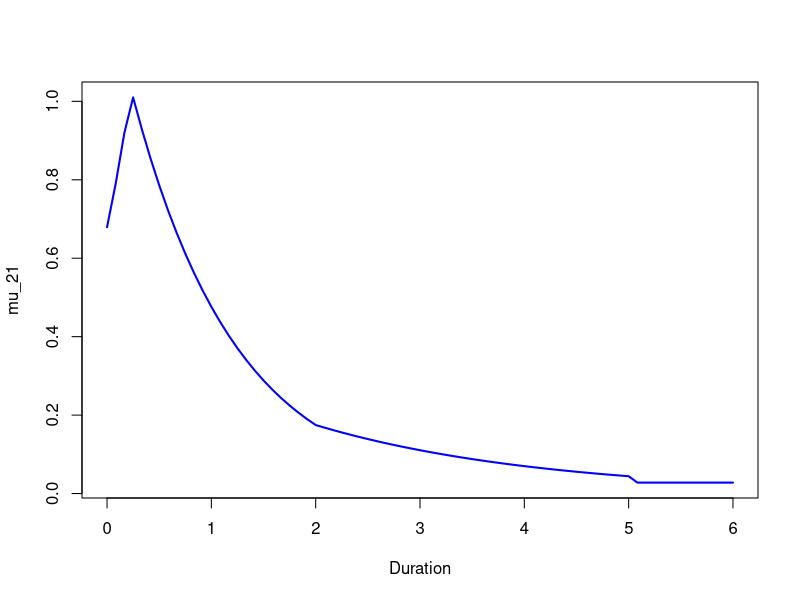
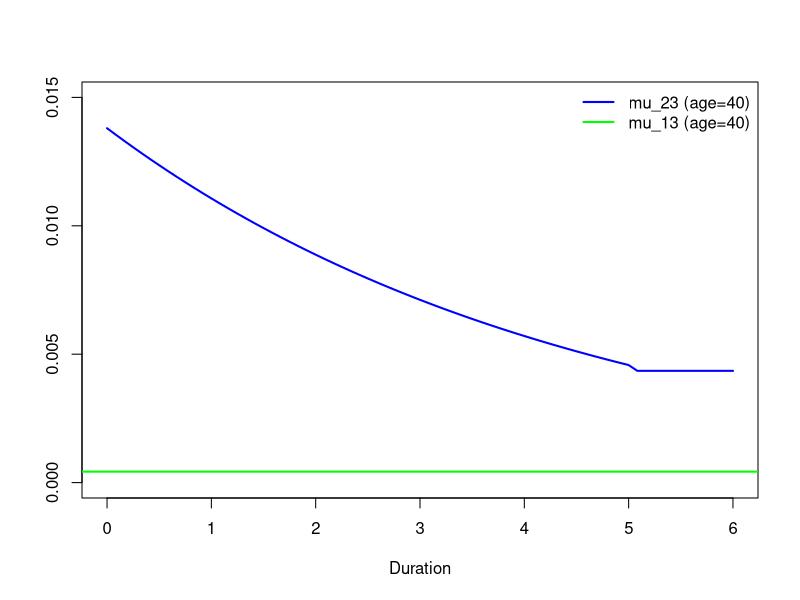
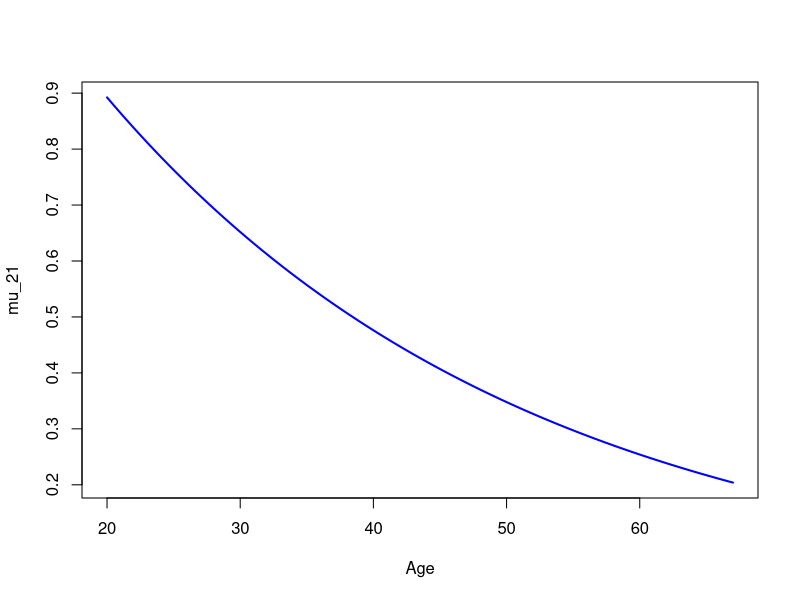
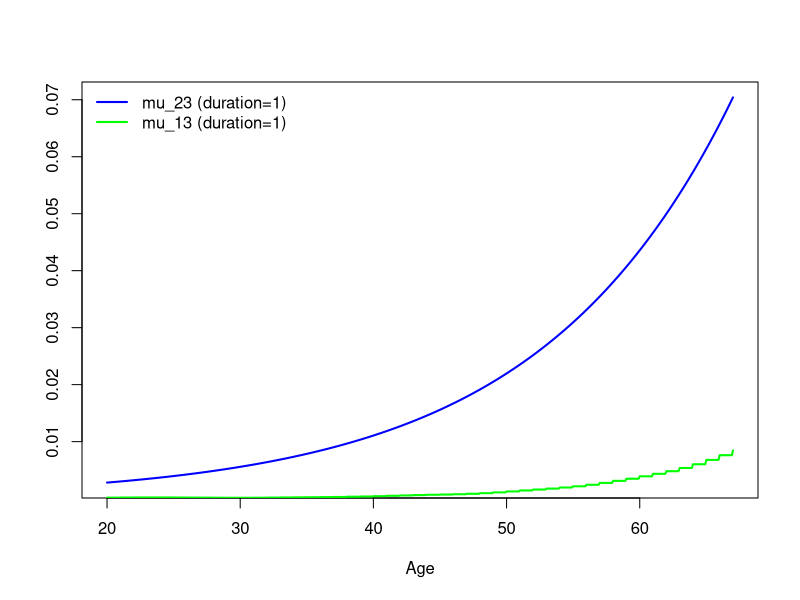

R code for these plots, in order:
mu_21 <- function(t,z){exp(0.5640359-0.1035612*t)*(z>5)+exp(0.4279071-0.0314083*t-0.4581508*z)*(5>=z&z>2)+exp(1.517019-0.0314083*t-1.0027067*z)*(2>=z&z>0.2291667)+exp(0.8694878-0.0314083*t+1.8228841*z)*(0.2291667>=z)}
mu_23 <- function(t,z){exp(-8.2226723+0.0696388*t)*(z>5)+(exp(-7.0243455+0.0685318*t-0.2207053*z))*(z<=5)}
mu_2p<-function(t,z){mu_21(t,z)+mu_23(t,z)}
predmodelmu2p_vec <- Vectorize(mu_2p, vectorize.args = c("t", "z"))
library("readxl")
levetidbench <- read_excel("Benchmark_doedelighed2022_010224.xlsx")
mu_13 <- function (t){
  levetidbench$Kvinder[t+1]
}

z_seq<-seq(0,6,1/12)

plot(z_seq,mu_21(40,z_seq), type="n",xlab="Duration",ylab="mu_21")
lines(z_seq,mu_21(40,z_seq),col="blue",lwd=2)

plot(z_seq,mu_23(40,z_seq), type="n",xlab="Duration",ylab="",ylim=c(0,0.015))
lines(z_seq,mu_23(40,z_seq),col="blue",lwd=2)
abline(h=mu_13(40),col="green",lwd=2)
legend("topright", legend=c("mu_23 (age=40)", "mu_13 (age=40)"), col=c("blue", "green"), lwd=2,bty = "n")

t_seq<-seq(20,67,1/12)
plot(t_seq,mu_21(t_seq,1), type="n",xlab="Age",ylab="mu_21")
lines(t_seq,mu_21(t_seq,1),col="blue",lwd=2)

plot(t_seq,mu_23(t_seq,1), type="n",xlab="Age",ylab="")
lines(t_seq,mu_23(t_seq,1),col="blue",lwd=2)
lines(t_seq,mu_13(t_seq),col="green",lwd=2)
legend("topleft", legend=c("mu_23 (duration=1)", "mu_13 (duration=1)"), col=c("blue", "green"), lwd=2,bty = "n")


